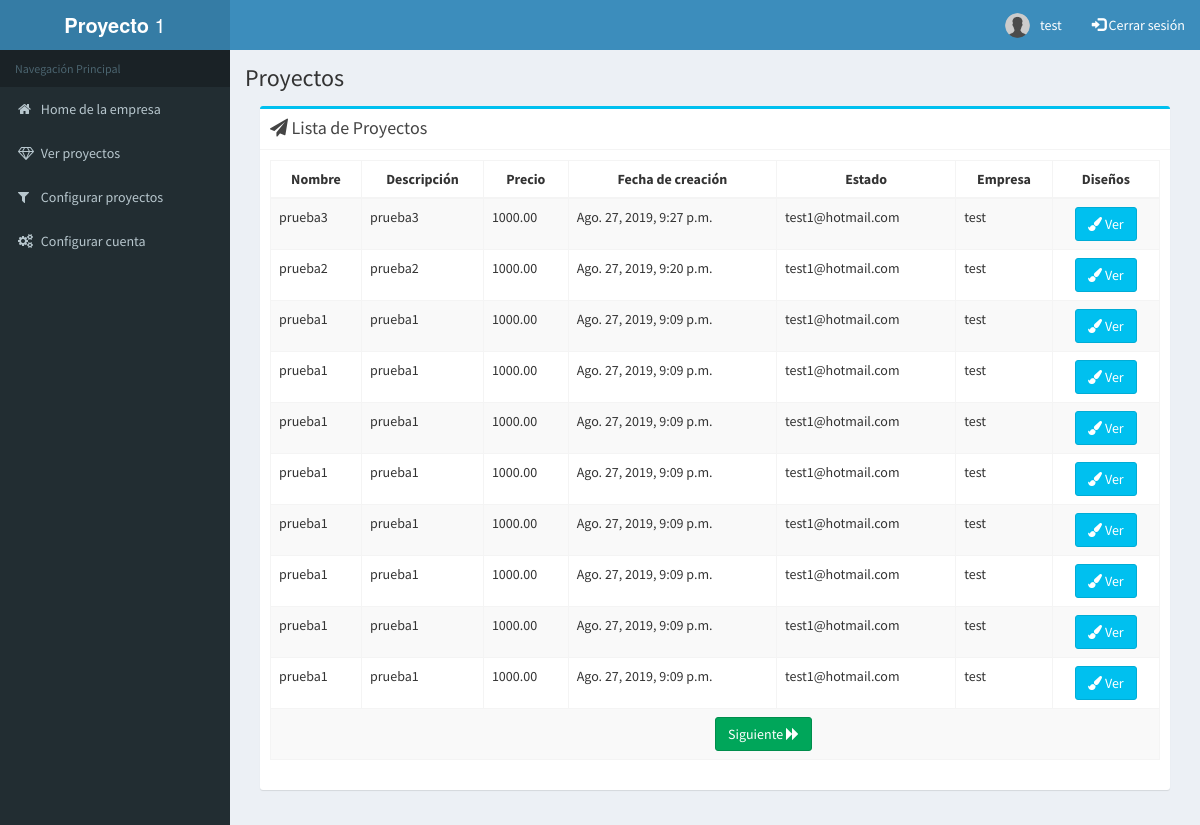
The page /my_projects/ (signed in) on the database its author committed.
### designs/models.py (models this page shows, shortened)
class Project(models.Model):
    project_name = models.CharField(max_length = 50, null = False, blank = False, verbose_name = 'Nombre Proyecto')
    project_description = models.TextField(max_length = 4000, verbose_name = 'Descripción de Proyecto')
    project_payment_value = models.DecimalField(max_digits = 15, decimal_places = 2, verbose_name = 'Valor a Pagar')
    project_create_date = models.DateTimeField(auto_now_add = True, verbose_name = 'Fecha Creación')
    project_state = models.ForeignKey(State, on_delete = models.CASCADE, verbose_name = 'Estado del Proyecto')
    project_enterprise = models.ForeignKey(Enterprise, on_delete = models.CASCADE, verbose_name = 'Empresa')
    class Meta():
        verbose_name = 'Proyecto'
        verbose_name_plural = 'Proyectos'

class State(models.Model):
    state_type = models.CharField(max_length = 20, null = False, blank = False, verbose_name = 'Tipo de Estado')
    state_description = models.CharField(max_length = 20, null = False, blank = False, verbose_name = 'Estado')
    state_order = models.IntegerField(null = False, blank = False, verbose_name = 'Orden de Estado')
    class Meta():
        verbose_name = 'Estado'
        verbose_name_plural = 'Estados'

### users/models.py (models this page shows, shortened)
class Enterprise(models.Model):
    user = models.OneToOneField(User, on_delete = models.CASCADE, null = True, blank = True, verbose_name = 'Administrador')
    enterprise_name = models.CharField(max_length = 50, blank = False, verbose_name = 'Nombre empresa')
    enterprise_email = models.EmailField(max_length = 150, blank = False, verbose_name = 'Email empresa')
    enterprise_url = models.CharField(max_length = 100, blank = True, verbose_name = 'URL empresa')
    class Meta():
        verbose_name = 'Empresa'
        verbose_name_plural = 'Empresas'

### designs/views.py (the view)
class ProjectListView(LoginRequiredMixin, ListView):
    template_name = 'designs/view_projects.html'
    paginate_by = 10
    def get_queryset(self):
        return Project.objects.filter(project_enterprise=Enterprise.objects.filter(user=self.request.user)[0]).order_by(
            '-project_create_date')

### templates/designs/view_projects.html (shortened to what this page needs)
{% extends "designs/base.html" %}
{% block container %}
    <h1>Proyectos</h1>
    <section class="content">
        <div class="row">
            <div class="col-xs-12">
                <div class="box box-info">
                    <div class="box-header with-border">
                        <h3 class= "box-title"><i class="fa fa-paper-plane"></i>   Lista de Proyectos</h3>
                    </div>
                    <div class="box-body">
                        <div class="table-wrapper">
                            <table class="table table-striped table-hover table-bordered">
                                <thead>
                                    <tr>
                                        <td align="center"> <b> Nombre </b></td>
                                        <td align="center"> <b> Descripción </b></td>
                                        <td align="center"> <b> Precio </b></td>
                                        <td align="center"> <b> Fecha de creación </b></td>
                                        <td align="center"> <b> Estado </b></td>
                                        <td align="center"> <b> Empresa </b></td>
                                        <td align="center"> <b> Diseños </b></td>
                                    </tr>
                                </thead>
                                    <tbody>
                                        {% for instance in object_list %}
                                            <tr>
                                                <td>{{instance.project_name}}</td>
                                                <td>{{instance.project_description}}</td>
                                                <td>{{instance.project_payment_value}}</td>
                                                <td>{{instance.project_create_date}}</td>
                                                <td>{{instance.project_state.state_description}}</td>
                                                <td>{{instance.project_enterprise.enterprise_name}}</td>
                                                <td align="center">
                                                    <a href="/designer_home/{{instance.id}}" class="btn btn-info">
                                                        <i class="fa fa-paint-brush"></i>  Ver
                                                    </a>
                                                </td>
                                            </tr>
                                        {% endfor %}
                                        <tr>
                                            <td colspan="7">
                                                <div class="col-sm-6 text-right">
                                                </div>
                                                {% if page_obj.has_next %}
                                                    <a href="?page={{page_obj.next_page_number}}" class="btn btn-success">
                                                        Siguiente <i class="fa fa-forward"></i>
                                                    </a>
                                                {% endif %}
                                            </td>
                                        </tr>
                                    </tbody>
                                </table>
                            </div>
                        </div>
                    </div>
                </div>
            </div>
        </div>
{% endblock %}

### templates/designs/navbar.html (shortened to what this page needs)
{% load static %}
<header class="main-header">
    <a href="{% url 'home:home' %}" class="logo">
        <span class="logo-lg"><b>Proyecto</b> 1</span>
    </a>
    <nav class="navbar navbar-static-top">
        <div class="navbar-custom-menu">
            <ul class="nav navbar-nav">
                <li class="dropdown user user-menu">
                    <a href="{% if user.is_authenticated %}
                        {% url 'home:home' %}
                        {% else %}
                        {% url 'users:login' %}
                        {% endif %}"
                        class="dropdown-toggle" >
                        <img src="{% static 'img/default-profile.png' %}"
                            class="user-image"
                            alt="usuario">
                        <span class="hidden-xs">
                            {% if user.is_authenticated %}
                                {{ request.user.username }}
                            {% else %}
                                Iniciar Sesión
                            {% endif %}
                        </span>
                    </a>
                </li>
                {% if user.is_authenticated %}
                    <li>
                        <a href="{% url 'users:logout' %}"><span class="glyphicon glyphicon-log-in"></span> Cerrar sesión</a>
                    </li>
                {% endif %}
            </ul>
        </div>
    </nav>
</header>

### rows shown on the page
Project: project_name "prueba3", project_description "prueba3", project_payment_value "1000.00", project_create_date "Ago. 27, 2019, 9:27 p.m.", project_state.state_description "test1@hotmail.com", project_enterprise.enterprise_name "test"
Project: project_name "prueba2", project_description "prueba2", project_payment_value "1000.00", project_create_date "Ago. 27, 2019, 9:20 p.m.", project_state.state_description "test1@hotmail.com", project_enterprise.enterprise_name "test"
Project: project_name "prueba1", project_description "prueba1", project_payment_value "1000.00", project_create_date "Ago. 27, 2019, 9:09 p.m.", project_state.state_description "test1@hotmail.com", project_enterprise.enterprise_name "test"
Project: project_name "prueba1", project_description "prueba1", project_payment_value "1000.00", project_create_date "Ago. 27, 2019, 9:09 p.m.", project_state.state_description "test1@hotmail.com", project_enterprise.enterprise_name "test"
Project: project_name "prueba1", project_description "prueba1", project_payment_value "1000.00", project_create_date "Ago. 27, 2019, 9:09 p.m.", project_state.state_description "test1@hotmail.com", project_enterprise.enterprise_name "test"
Project: project_name "prueba1", project_description "prueba1", project_payment_value "1000.00", project_create_date "Ago. 27, 2019, 9:09 p.m.", project_state.state_description "test1@hotmail.com", project_enterprise.enterprise_name "test"
Project: project_name "prueba1", project_description "prueba1", project_payment_value "1000.00", project_create_date "Ago. 27, 2019, 9:09 p.m.", project_state.state_description "test1@hotmail.com", project_enterprise.enterprise_name "test"
Project: project_name "prueba1", project_description "prueba1", project_payment_value "1000.00", project_create_date "Ago. 27, 2019, 9:09 p.m.", project_state.state_description "test1@hotmail.com", project_enterprise.enterprise_name "test"
Project: project_name "prueba1", project_description "prueba1", project_payment_value "1000.00", project_create_date "Ago. 27, 2019, 9:09 p.m.", project_state.state_description "test1@hotmail.com", project_enterprise.enterprise_name "test"
Project: project_name "prueba1", project_description "prueba1", project_payment_value "1000.00", project_create_date "Ago. 27, 2019, 9:09 p.m.", project_state.state_description "test1@hotmail.com", project_enterprise.enterprise_name "test"

### other values the page prints
{{ request.user.username }} "test"
